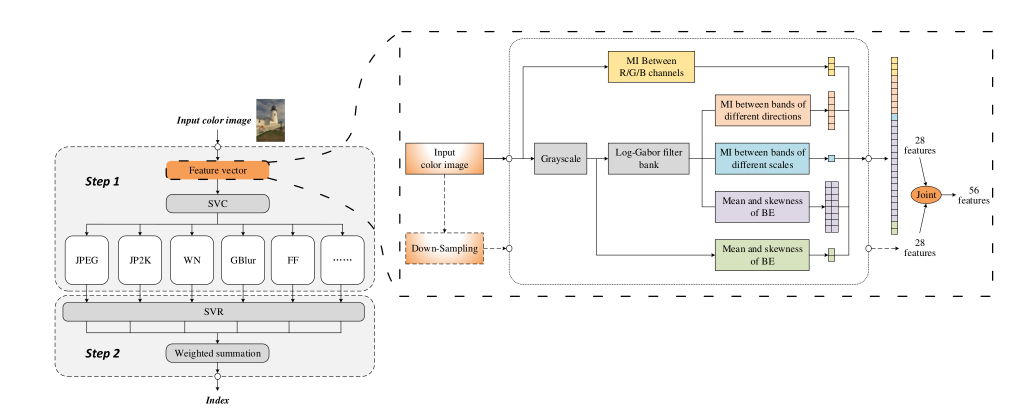
%> input picture pics/framework.png, 2065 x 831 px (shown at 1/2 size)
$ octave --eval "result = ENIQA('../pics/framework.png');"   (GNU Octave 9; MATLAB toolbox functions it lacks are replaced by stand-ins)
%> lines starting %> are read from the running program, lines starting %| are printed output that depends on the picture
### ENIQA_release/featureExtract56.m
function [f, t] = featureExtract56( imrgb ,scale)
    % Set @scale to extract features in different scales
    t=zeros(1, 12*scale);
    tt = zeros(1, 12);
    f=zeros(1,28*scale);
    fea=zeros(1, 16);
    imdist=rgb2gray(imrgb);

    minWaveLength = 2.4;
    sigmaOnf = 0.55;
    mult = 1.31;
    dThetaOnSigma = 1.10;
    scaleFactorForLoG = 0.87;

    wsize = [8 8];

    for i=1:scale
        imsa=saliencyMap(imdist);
        emat = im2col(imsa, wsize, 'distinct');
        emat = sum(emat);
        sort_t = sort(emat,'ascend');
        len = length(sort_t);
        tsort=sort_t(ceil(len*0.2):ceil(len*1));
        A=ismember(emat,tsort);

        t1=clock;
        femat=im2col(imdist, wsize, 'distinct');
        femat=femat(:,A);
        femat=arrayfun(@(i) bisecal(femat(:,i), wsize), 1:size(femat, 2));
        sort_t = sort(femat,'ascend');
        mu= mean(sort_t);
        ske=skewness(sort_t);
        f2=[ mu  ske];
        tt(1)=etime(clock,t1);

        t1=clock;
        [f3, f4, f5]=mutualInformation(imrgb);
        tt(2)=etime(clock,t1);

        [rows,cols] = size(imdist);
        LGFilters = logGabors(rows,cols,minWaveLength/(scale^scaleFactorForLoG),sigmaOnf,mult,dThetaOnSigma);
        fftIm = fft2(imdist);

        imggabor={8,1};
        for scaleIndex = 1:2
            for oriIndex = 1:4
                    response = ifft2(LGFilters{scaleIndex,oriIndex}.*fftIm);

                    t1=clock;
                    im=uint8(abs(response));
                    femat1=im2col(im, wsize, 'distinct');
                    femat1=femat1(:,A);
                    femat1=arrayfun(@(i) bisecal(femat1(:,i), wsize), 1:size(femat1, 2));

                    sort_t = sort(femat1,'ascend');
                    mu= mean(sort_t);
                    ske=skewness(sort_t);
                    fea2=[ mu ske];
                    idx = ((scaleIndex-1)*4+oriIndex);
                    tt(2+idx) = etime(clock,t1);
                    imggabor{idx,1}=im;

                    idx = ((scaleIndex-1)*4+oriIndex)*2-1;
                    fea(idx:idx+1) = fea2;
            end
        end

        t1=clock;
        imggaborscale{1,1}=imggabor{1,1}+imggabor{2,1}+imggabor{3,1}+imggabor{4,1};
        imggaborscale{2,1}=imggabor{5,1}+imggabor{6,1}+imggabor{7,1}+imggabor{8,1};
        f9=MI(imggaborscale{1,1},imggaborscale{2,1});
        tt(11) = etime(clock,t1);

        t1=clock;
        imggaborori{1,1}=imggabor{1,1}+imggabor{5,1};
        imggaborori{2,1}=imggabor{2,1}+imggabor{6,1};
        imggaborori{3,1}=imggabor{3,1}+imggabor{7,1};
        imggaborori{4,1}=imggabor{4,1}+imggabor{8,1};
        f10=MI(imggaborori{1,1},imggaborori{2,1});
        f11=MI(imggaborori{1,1},imggaborori{3,1});
        f12=MI(imggaborori{1,1},imggaborori{4,1});
        f13=MI(imggaborori{2,1},imggaborori{3,1});
        f14=MI(imggaborori{2,1},imggaborori{4,1});
        f15=MI(imggaborori{3,1},imggaborori{4,1});
        tt(12) = etime(clock,t1);

        % Note that the order of features in this vector is different from
        % that in the paper
        f((i-1)*28+1:i*28)=[f2 f3 f4 f5 fea f9 f10 f11 f12 f13 f14 f15];
        t((i-1)*12+1:i*12) = tt;
        imdist = imresize(imdist,0.5);
        imrgb = imresize(imrgb,0.5);
    end
end

### ENIQA_release/saliencyMap.m
function SaliencyMap = saliencyMap(inImg)

inImg = im2double(inImg);
%% Spectral Residual
myFFT = fft2(inImg);
myFFT(myFFT==0) = eps;
myLogAmplitude = log(abs(myFFT));
myPhase = angle(myFFT);
mySpectralResidual = myLogAmplitude - imfilter(myLogAmplitude, fspecial('average', 3), 'replicate');
SaliencyMap = abs(ifft2(exp(mySpectralResidual + 1j*myPhase))).^2;

%% After Effect
SaliencyMap = imfilter(SaliencyMap, fspecial('gaussian', [10, 10], 2.5));
% SlMap = sum(sum(SaliencyMap));

### ENIQA_release/getCounts.m
function cnt = getCounts(x, y)
idx = round(x.*255+y);
uidx = unique(idx);
if isscalar(uidx)
    cnt = length(idx);
else
    cnt = hist(idx, uidx);
end
end

### ENIQA_release/bisecal.m
function result = bisecal(blk, wsize)
blk = double(blk);

blk = reshape(blk, wsize);
blk_col = im2col(blk, [3,3], 'sliding');
blk_col = [blk_col(1:4, :); blk_col(6:9, :)];
y = round(sum(blk_col)/8);
x = blk(2:wsize(1)-1, 2:wsize(2)-1);
x = x(:)';
f = getCounts(x, y)./prod(wsize);

result=sum(-f.*log2(f));
end

### ENIQA_release/ENIQA.m
function score = ENIQA(img)
%> called with img = '../pics/framework.png'
% The input parameter img could be the image object or the path string
if ischar(img)
	img = imread(img);
%> img is the input picture: size 831x2065x3 uint8; mean R, G, B 245.5, 244.6, 243.3
end

load('model/models')	% Load the models pretrained on LIVE

scale = 2;
feature = featureExtract56(img, scale);
%> in featureExtract56, `imdist=rgb2gray(imrgb);`:
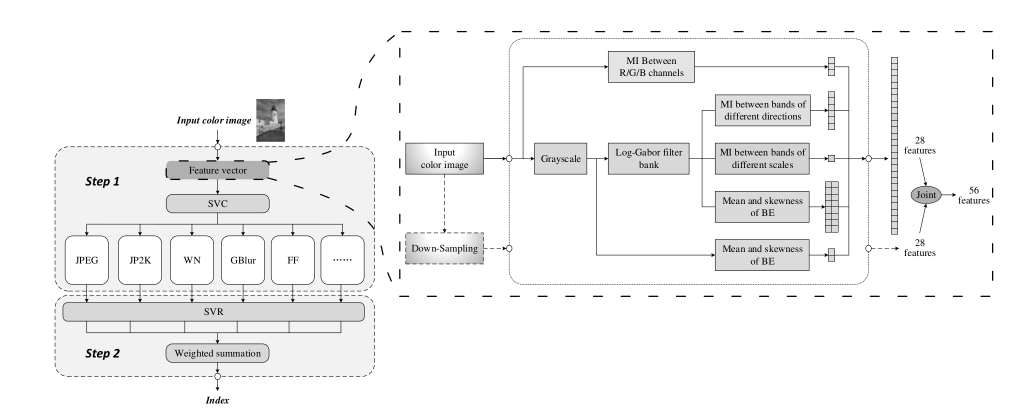
%> imdist: size 831x2065 uint8 (shown at 1/2 size); min 0, max 255, mean 244.7
score = predict(feature, svrmodels, svcmodel);
%> (the run ends here)
